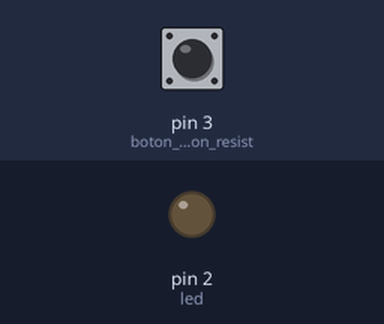
Recording of a sketch running on a simulated Arduino Uno, built with avr-gcc and run on an emulated ATmega328P. Parts: output pins drawn as LEDs (lit = HIGH). Inputs (shaded band) come from the test bench; at power-on: pin 3 (boton_pulsante_con_resist) HIGH.

Above: at 1.2 s.
1.3 s: pin 3 (boton_pulsante_con_resist) pulled LOW for 0.15 s
At 1.37 s:
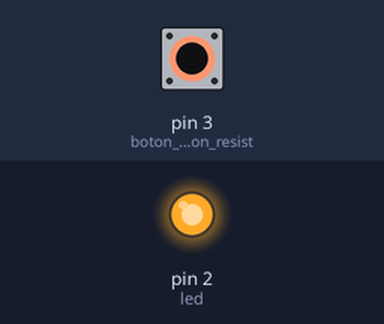
2.9 s: pin 3 (boton_pulsante_con_resist) pulled LOW for 3.2 s
At 7.0 s:
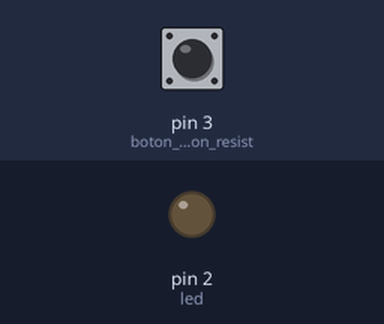
Timing chart, 0 to 8.5 s (numbered marks = the images above; inputs shaded):
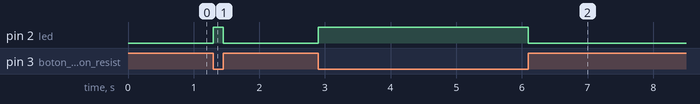

The sketch:

clase.ino
```cpp
/*
Author: Rodrigo Quezada L.
Descripcion: prende y apaga un led con un boton pulsante
*/

void setup(){
    pinMode(2,OUTPUT); //led
    pinMode(3,INPUT_PULLUP); // boton pulsante con resistencia interna

}

void loop(){
    int lectura= digitalRead(3);

    switch(lectura)
    {
        case 0: //boton pulsado
        digitalWrite(2,HIGH); //prende el led
        break;
        case 1: //boton apagado
        digitalWrite(2,LOW); //apaga el led
        break;
    }
}
```

Measured:
- after the input at 1.3 s, pin 2 (led): LOW → HIGH at once, → LOW 0.15 s later
- after the input at 2.9 s, pin 2 (led): LOW → HIGH at once, → LOW 3.2 s later
